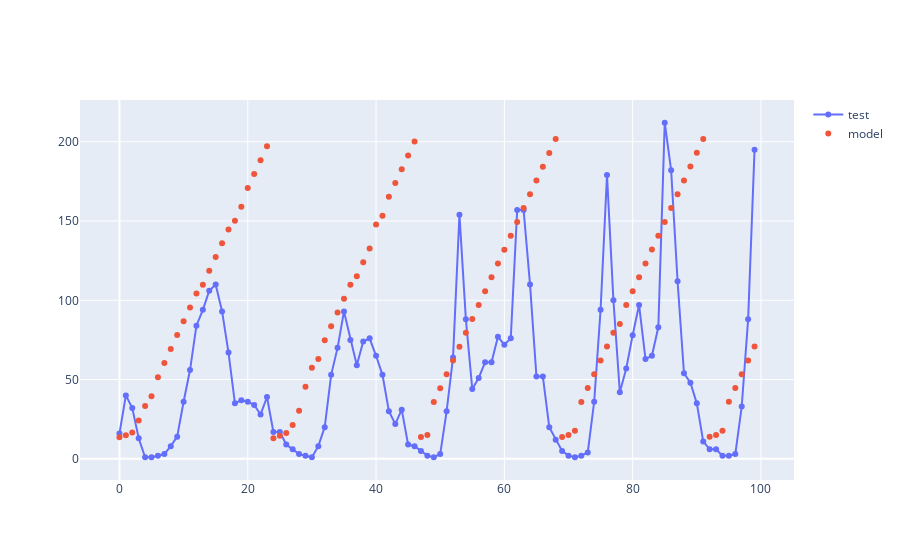

The notebook cell saved with this chart:
### Code cell
Y_pr = model.predict(X)
fig = go.Figure()
fig.add_trace(go.Scatter(y= Y.reshape(-1)[:100], mode='lines+markers', name='test'))
fig.add_trace(go.Scatter(y= Y_pr.reshape(-1)[:100], mode='markers', name='model'))
fig.show()
